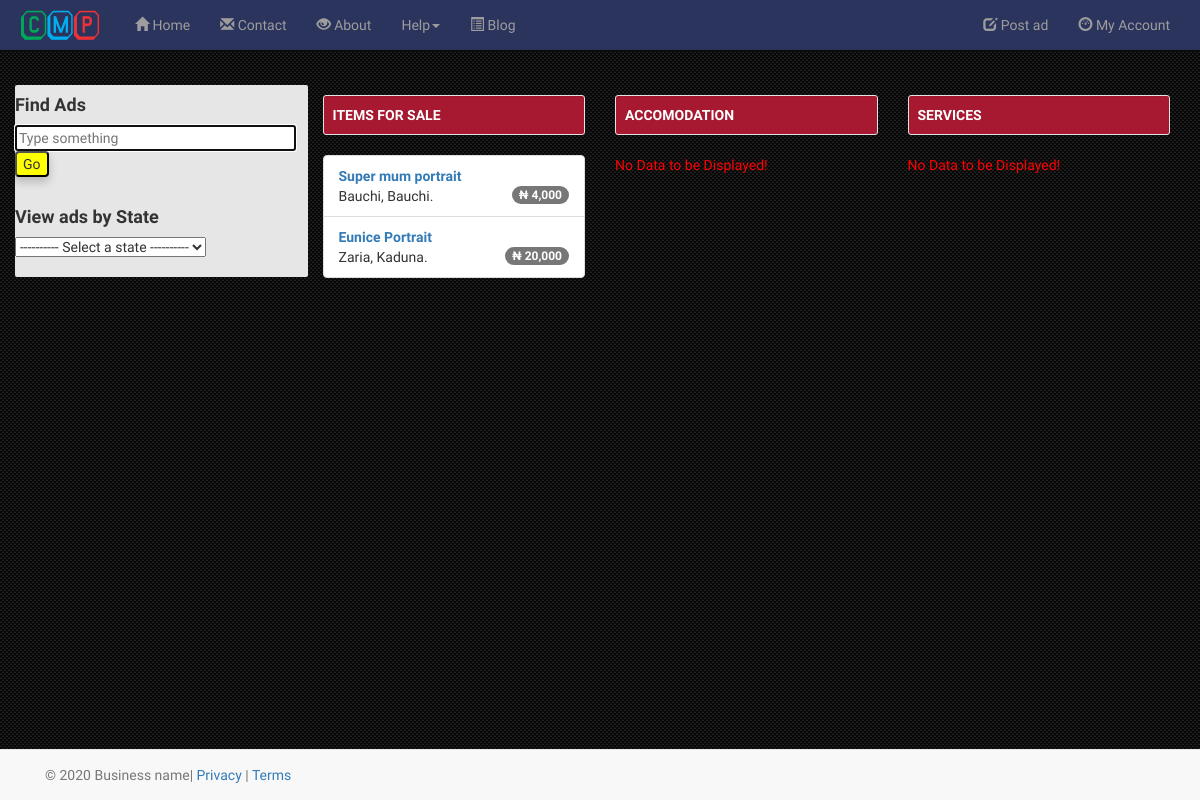
The page / on the database its author committed.
### tables this page shows
CREATE TABLE `ads` (
  `ad_id` int(255) NOT NULL,
  `ad_title` varchar(20) NOT NULL,
  `ad_type` varchar(20) NOT NULL,
  `ad_description` varchar(200) NOT NULL,
  `ad_price` varchar(15) NOT NULL,
  `ad_state` varchar(15) NOT NULL,
  `ad_town` varchar(20) NOT NULL,
  `ad_sellername` varchar(100) NOT NULL,
  `ad_contact` varchar(11) NOT NULL,
  `ad_email` varchar(20) NOT NULL,
  `ad_status` enum('0','1') NOT NULL DEFAULT '1',
  `ad_date` varchar(40) NOT NULL,
  `user_id` int(20) NOT NULL,
  `url` varchar(255) DEFAULT NULL,
  `ad_image` mediumblob DEFAULT NULL
);

### index.php (the view, shortened to what this page needs)
<?php
include("dist/core/conx.php");
?>
<!doctype html>
<html lang="en">
<head>
<link rel="stylesheet" href="dist/css/bootstrap.min.css">
<link rel="stylesheet" href="dist/css/cmp.css">
</head>
<body>
<div class="container">
<?php include 'dist/header.php'; ?>
<div class="row">
<div class="col-md-3 col-sm-12" style="background-color:#E6E6E6; border-radius:2px; margin-top:20px;">
<div class="row">
<h4><b>Find Ads</b></h4>
<form method="GET" action="search.php">
<input autofocus class="searchbar1" name="search" autocomplete="off" spellcheck="false" placeholder="Type something" type="text" size="30">
<input class="searchbarbtn1" type="submit" name="submit" value="Go">
</form>
<br>
<h4><b>View ads by State</b></h4>
<form id="stateFilterForm" action="ads-by-state.php" method="POST" >
<select name="mySelection" id="mySelection" onChange="$('#stateFilterForm').submit()";>
<option> ---------- Select a state ---------- </option>
</select>
</form>
<br>
</div>
</div>
<br>
<div class="col-md-3">
<div class="well well-sm" style="color:#FFFFFF; margin-top:10px; background-color:#A71931;"><b>ITEMS FOR SALE</b></div>
<?php
if ($result = $link->query("SELECT * FROM ads WHERE ad_status = '1' and ad_type = 'item for sale' ORDER by ad_id ASC LIMIT 8"))
{
	if($result->num_rows > 0){
		echo "<ul class='list-group'>";
		while($row = $result->fetch_object()){
			$amount = $row->ad_price;
			$famount = number_format($amount);
			echo "<li class='list-group-item listh'>"."<a class='active' href='ad/".$row->ad_id."/".$row->url."'>".'<b>'.$row->ad_title.'</b>'. "</a>" ."<br>" .$row->ad_town . ", " .$row->ad_state."." . "<span class='badge'> ₦ $famount </span>" ."</li>";
		}
		echo "</ul>";
	}
		else{
			echo "<p style='color:red;''>No Data to be Displayed!</p>";
		}
	}
	else{
	echo "An error has occurred.";
}
?>
</div>
<div class="col-md-3">
<div class="well well-sm" style="color:#FFFFFF; margin-top:10px; background-color:#A71931;"><b>ACCOMODATION</b></div>
<?php
if ($result = $link->query("SELECT * FROM ads WHERE ad_status = '1' AND ad_type = 'Accomodation' LIMIT 8"))
{
	if($result->num_rows > 0){
		echo "<ul class='list-group'>";
		while($row = $result->fetch_object()){
			$amount = $row->ad_price;
			$famount = number_format($amount);
			echo "<li class='list-group-item'>"."<a class='active' href='ad/".$row->ad_id."/".$row->url."'>" .'<b>'.$row->ad_title.'</b>'. "</a>" ."<br>".$row->ad_town . ", " .$row->ad_state."." . "<span class='badge'> ₦ $famount </span>" ."</li>";
		}
		echo "</ul>";
	}
		else{
		echo "<p style='color:red;''>No Data to be Displayed!</p>";		}
	}
	else{
	echo "An error has occurred";
}
?>
</div>
<div class="col-md-3">
<div class="well well-sm" style="color:#FFFFFF; margin-top:10px; background-color:#A71931;"><b>SERVICES</b></div>
<?php
if ($result = $link->query("SELECT * FROM ads WHERE ad_status = '1' and ad_type = 'Service' ORDER by ad_id ASC LIMIT 8"))
{
	if($result->num_rows > 0){
		echo "<ul class='list-group'>";
		while($row = $result->fetch_object()){
			$amount = $row->ad_price;
			$famount = number_format($amount);
			echo "<li class='list-group-item'>"."<a class='active' href='ad/".$row->ad_id."/".$row->url."'>" .'<b>'.$row->ad_title.'</b>'. "</a>" ."<br>" .$row->ad_town. ", " .$row->ad_state."." . "<span class='badge'> ₦ $famount </span>" ."</li>";
		}
		echo "</ul>";
	}
		else{
		echo "<p style='color:red;''>No Data to be Displayed!</p>";		}
	}
	else{
	echo "An error has occurred";
}
?>
</div>
</div>
<?php include 'dist/footer.php'; ?>
</div>
</body>
</html>

### rows shown on the page
ads: ad_title "Super mum portrait", ad_town "Bauchi", ad_state "Bauchi", ad_price "4,000"
ads: ad_title "Eunice Portrait", ad_town "Zaria", ad_state "Kaduna", ad_price "20,000"

### other values the page prints
Date("Y") "2020"
